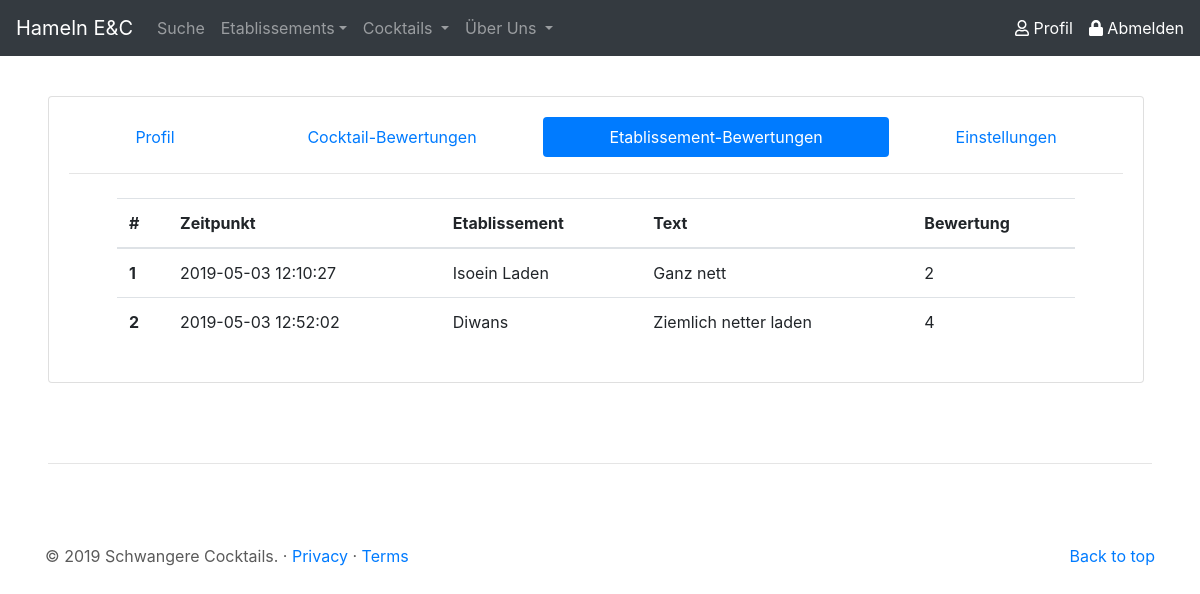
Page /site/profil_etablissementRatings.php (signed in) on the committed database.
### tables this page shows
CREATE TABLE `bewertung_etablissement` (
  `id` int(11) NOT NULL,
  `user_id` int(11) NOT NULL,
  `timestamp` timestamp NOT NULL DEFAULT CURRENT_TIMESTAMP ON UPDATE CURRENT_TIMESTAMP,
  `eta_id` int(11) NOT NULL,
  `text` text NOT NULL,
  `wert` enum('1','2','3','4','5') NOT NULL
);

CREATE TABLE `etablissement` (
  `id` int(11) NOT NULL,
  `name` varchar(50) NOT NULL,
  `ort` varchar(50) NOT NULL,
  `anschrift` varchar(50) NOT NULL,
  `verifiziert` tinyint(1) NOT NULL DEFAULT '0',
  `img` longblob NOT NULL
);

### php/sessioncheck.php (called while the page is built, shortened)
<?php
if (isset($_SESSION['username'])) {
    $angemeldet = true;
    $username = $_SESSION['username'];
} else {
    $angemeldet = false;
}

### site/profil_etablissementRatings.php (the view, shortened to what this page needs)
<?php
include('../php/sessioncheck.php');
if ($angemeldet) {
    $pdo = new PDO('mysql:host=localhost;dbname=dbprog', 'root', '');
    $statement = $pdo->prepare("SELECT id FROM user WHERE username = :username");
    $result = $statement->execute(array('username' => $username));
    $userFetch = $statement->fetch();
    $userid = $userFetch["id"];
    $statement = $pdo->prepare("SELECT bewertung_etablissement.timestamp, etablissement.name, bewertung_etablissement.text, bewertung_etablissement.wert FROM bewertung_etablissement JOIN etablissement on bewertung_etablissement.eta_id = etablissement.id WHERE bewertung_etablissement.user_id = :userid");
    $result = $statement->execute(array('userid' => $userid));
    $ratingFetch = $statement->fetchAll();
    $ratingFetchLength = count($ratingFetch);
}
?>
<!doctype html>
<html lang="de">
<head>
    <link rel="stylesheet" href="https://stackpath.bootstrapcdn.com/bootstrap/4.3.1/css/bootstrap.min.css">
    <link href="../css/csstoolbox.css" rel="stylesheet">
</head>
<body class="center-block">
    <header role="header">
        <?php
        include('../php/buildHeader.php');
        ?>
    </header>
    <main role="main">
        <div class="mt-5 ml-5 mr-5">
            <div class="card card-body mr-2">
                <?php
                if ($angemeldet) {
                    echo '
                    <nav class="nav nav-pills flex-column flex-sm-row">
                        <a class="flex-sm-fill text-sm-center nav-link" href="../site/profil_main.php">Profil</a>
                        <a class="flex-sm-fill text-sm-center nav-link" href="../site/profil_cocktailRatings.php">Cocktail-Bewertungen</a>
                        <a class="flex-sm-fill text-sm-center nav-link active" href="../site/profil_etablissementRatings.php">Etablissement-Bewertungen</a>
                        <a class="flex-sm-fill text-sm-center nav-link" href="../site/profil_einstellungen.php">Einstellungen</a>
                    </nav>
                    <hr>
                    <div class="mr-5 ml-5 mt-2">';
                    echo '
                    <table class="table">
                        <thead>
                            <tr>
                                <th scope="col">#</th>
                                <th scope="col">Zeitpunkt</th>
                                <th scope="col">Etablissement</th>
                                <th scope="col">Text</th>
                                <th scope="col">Bewertung</th>
                            </tr>
                        </thead>
                        <tbody>';
                    $i = 0;
                    $rownum = 1;
                    while ($i < $ratingFetchLength) {
                        echo '<tr>';
                        echo '<th scope="row">' . $rownum;
                        echo '<td>' . $ratingFetch[$i][0] . '</td>';
                        echo '<td>' . $ratingFetch[$i][1] . '</td>';
                        echo '<td>' . $ratingFetch[$i][2] . '</td>';
                        echo '<td>' . $ratingFetch[$i][3] . '</td>';
                        echo '</tr>';
                        $rownum++;
                        $i++;
                    }
                    echo '</tbody></table></div>';
                } else {
                    echo '<h2 class="ml-4 ct-text-center">Bitte zuerst <a class="ct-panel-group" href="signin.php">Anmelden</a>.</h2>';
                }
                ?>
            </div>
        </div>
    </main>
    <hr class="ct-hr-divider ml-5 mr-5">
    <footer role="footer" class="container">
        <?php
        include('../php/buildFooter.php');
        ?>
    </footer>
</body>
</html>

### css/csstoolbox.css (style rules this page uses)
body { padding-top: 3rem; padding-bottom: 3rem; margin: auto; color: #5a5a5a; }
.ct-hr-divider { margin: 5rem; }

### rows in the picture
bewertung_etablissement: timestamp "2019-05-03 12:10:27", eta.name "Isoein Laden", text "Ganz nett", wert "2"
bewertung_etablissement: timestamp "2019-05-03 12:52:02", eta.name "Diwans", text "Ziemlich netter laden", wert "4"
